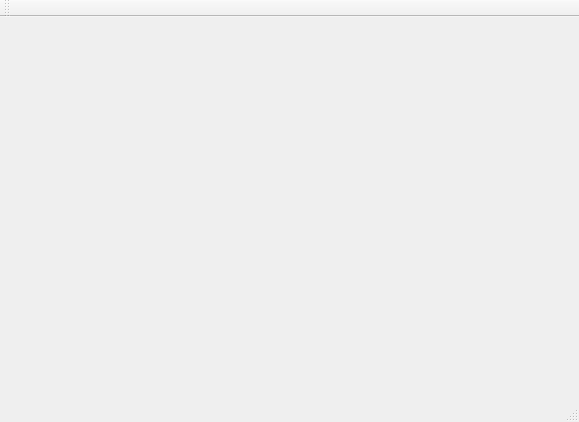
<?xml version="1.0" encoding="UTF-8"?>
<ui version="4.0">
 <class>MainWindow</class>
 <widget class="QMainWindow" name="MainWindow">
  <property name="geometry">
   <rect>
    <x>0</x>
    <y>0</y>
    <width>579</width>
    <height>422</height>
   </rect>
  </property>
  <property name="windowTitle">
   <string>MainWindow</string>
  </property>
  <widget class="QWidget" name="centralWidget"/>
  <widget class="QMenuBar" name="menuBar">
   <property name="geometry">
    <rect>
     <x>0</x>
     <y>0</y>
     <width>579</width>
     <height>21</height>
    </rect>
   </property>
  </widget>
  <widget class="QToolBar" name="mainToolBar">
   <attribute name="toolBarArea">
    <enum>TopToolBarArea</enum>
   </attribute>
   <attribute name="toolBarBreak">
    <bool>false</bool>
   </attribute>
  </widget>
  <widget class="QStatusBar" name="statusBar"/>
 </widget>
 <layoutdefault spacing="6" margin="11"/>
 <resources/>
 <connections/>
</ui>
